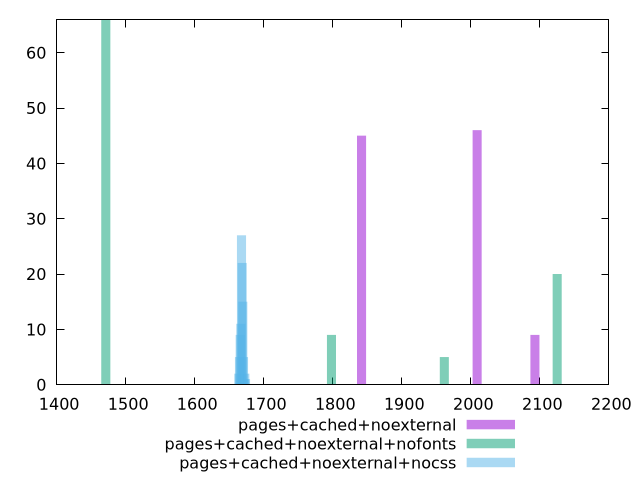

gnuplot code for this plot:
$_pagesCachedNoexternal <<EOF
1841.715908022957 45
2009.1446269341347 46
2092.8589863897237 9
EOF
$_pagesCachedNoexternalNofonts <<EOF
1471.2175049007215 66
1798.154728211993 9
1961.6233398676286 5
2125.0919515232645 20
EOF
$_pagesCachedNoexternalNocss <<EOF
1667.8230246971677 27
1666.8606340308681 11
1665.8982433645685 9
1669.747806029767 15
1664.935852698269 5
1668.7854153634673 22
1671.6725873623661 1
1673.5973686949653 1
1670.7101966960665 5
1672.6349780286657 2
1663.9734620319696 2
EOF
set key outside below
set terminal pngcairo
set output "report_00006_2020-11-02T20-21-41.718Z/first-meaningful-paint/first-meaningful-paint_pages+cached+noexternal_pages+cached+noexternal+nofonts_pages+cached+noexternal+nocss+hist.png"
set boxwidth 13.07748893245086
set style fill transparent solid 0.5 noborder
set yrange [0:66]
plot $_pagesCachedNoexternal title "pages+cached+noexternal" with boxes ,$_pagesCachedNoexternalNofonts title "pages+cached+noexternal+nofonts" with boxes ,$_pagesCachedNoexternalNocss title "pages+cached+noexternal+nocss" with boxes ,
